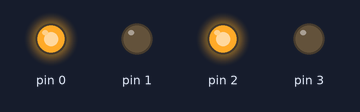
A sketch run on a simulated Arduino Uno, built with avr-gcc and run on an emulated ATmega328P. On the bench: output pins drawn as LEDs (lit = HIGH).

Above: at 1.5 s.
At 4.5 s:
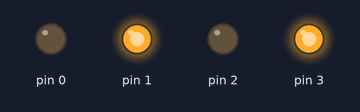
Timing chart, 0 to 7.8 s (numbered marks = the images above):
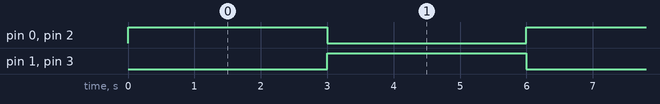

Measured:
- by itself, pin 0–3: alternates HIGH for 3.0 s and LOW for 3.0 s

The sketch:

dc_motor.ino
```cpp
void setup() {
pinMode(0,OUTPUT);
pinMode(1,OUTPUT);
pinMode(2,OUTPUT);
pinMode(3,OUTPUT);
digitalWrite(0,0);
digitalWrite(1,0);
digitalWrite(2,0);
digitalWrite(3,0);
}

void loop() {
  digitalWrite(0,1);
  digitalWrite(1,0);
  digitalWrite(2,1);
  digitalWrite(3,0);
 delay(3000);
 digitalWrite(0,0);
  digitalWrite(1,1);
  digitalWrite(2,0);
  digitalWrite(3,1);
  delay(3000);
}
```
